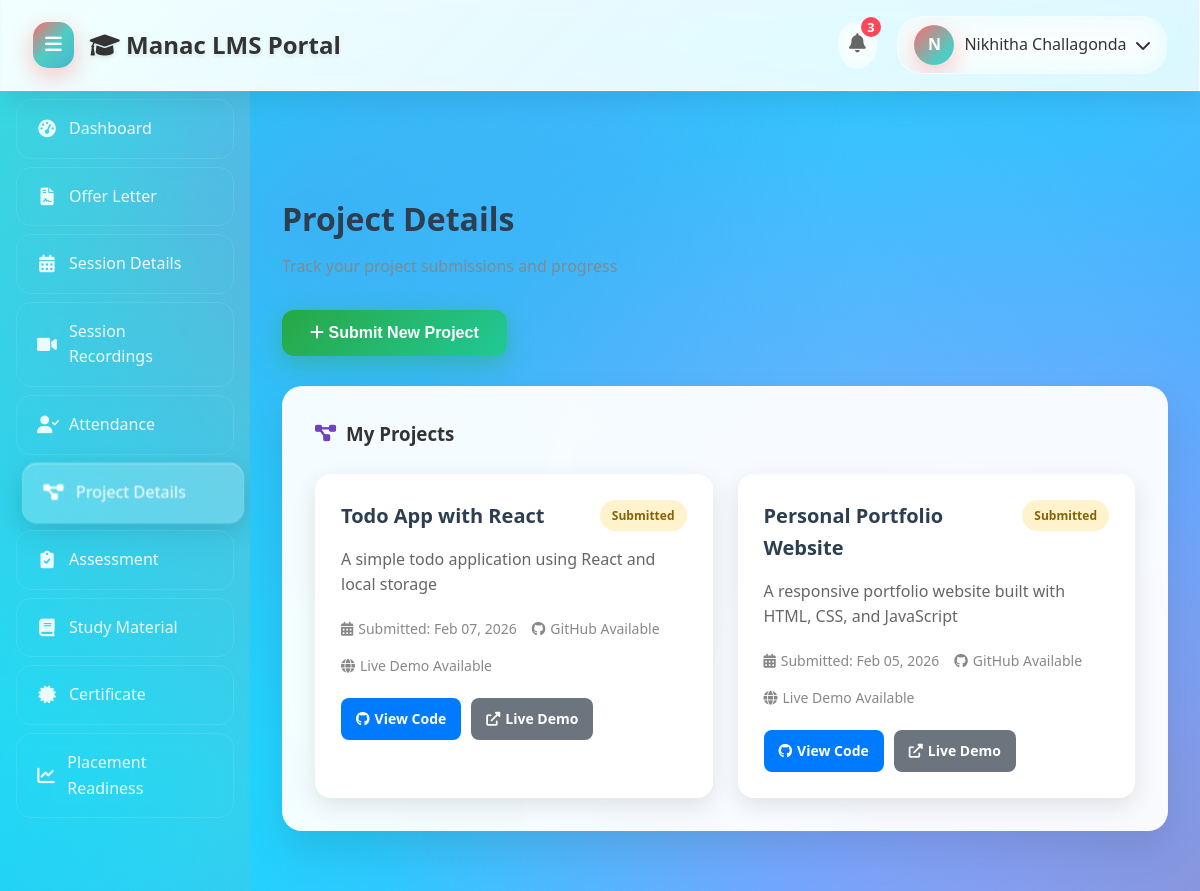
The page /project-details/ (signed in) on the database as committed earlier.
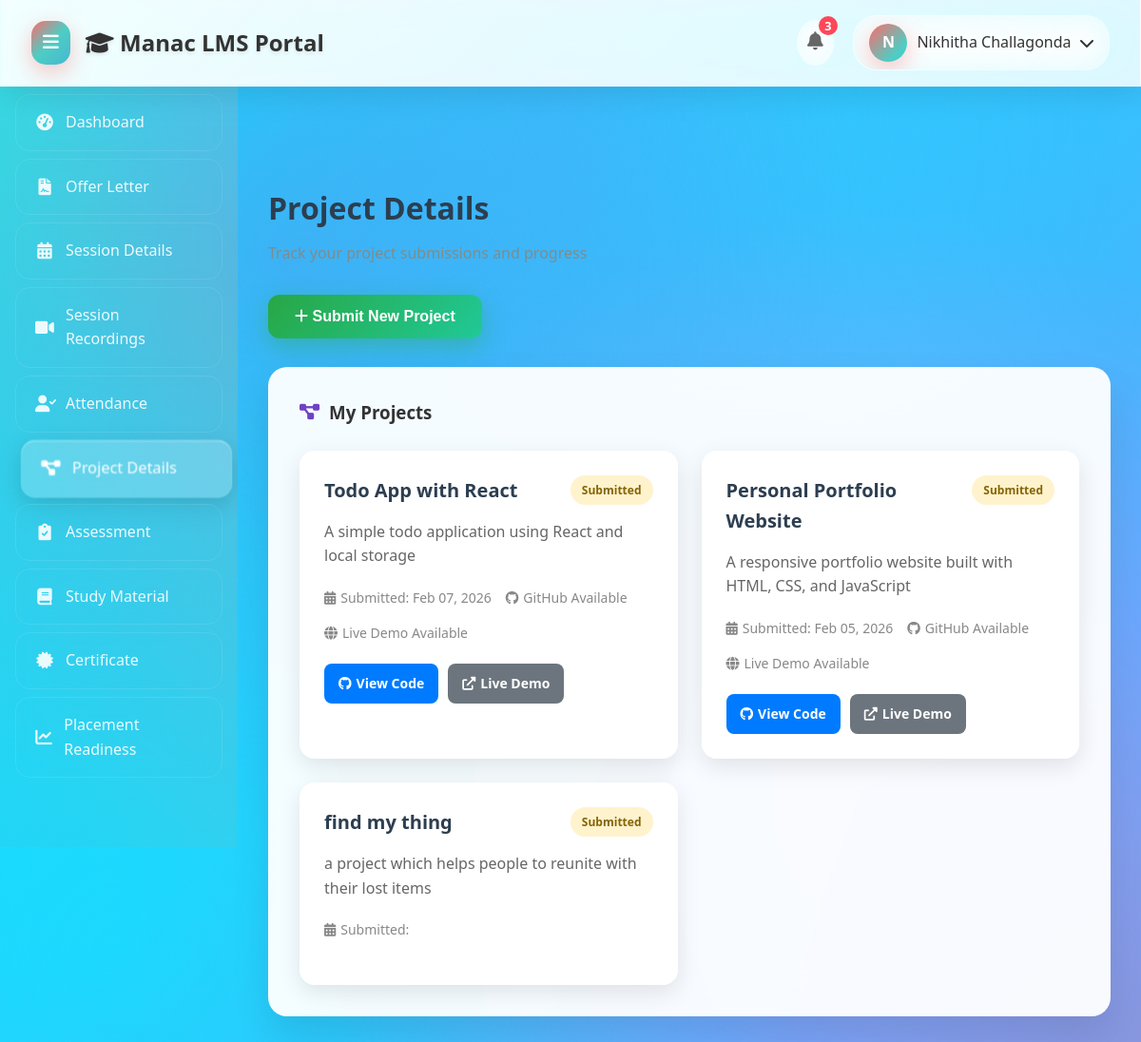
The same page on the database as committed later.
### lms/models.py (models this page shows, shortened)
class Project(models.Model):
    student = models.ForeignKey(Student, on_delete=models.CASCADE)
    title = models.CharField(max_length=200)
    description = models.TextField()
    github_url = models.URLField(blank=True)
    live_demo_url = models.URLField(blank=True)
    technologies = models.CharField(max_length=500, blank=True)
    status = models.CharField(max_length=20, choices=[
        ('in_progress', 'In Progress'),
        ('completed', 'Completed'),
        ('submitted', 'Submitted')
    ], default='in_progress')
    submitted_at = models.DateTimeField(null=True, blank=True)
    created_at = models.DateTimeField(default=timezone.now)
    updated_at = models.DateTimeField(auto_now=True)

### lms/views.py (the view)
# urls.py: path('project-details/', views.project_details, name='project_details'),
@login_required
def project_details(request):
    student = get_object_or_404(Student, user=request.user)
    projects = Project.objects.filter(student=student).order_by('-submitted_at')
    context = {'projects': projects, 'student': student}
    return render(request, 'lms/project_details.html', context)

### lms/templates/lms/project_details.html (shortened to what the changed rows need)
<!DOCTYPE html>
<html lang="en">
<head>
    <link rel="stylesheet" href="https://cdnjs.cloudflare.com/ajax/libs/font-awesome/6.0.0/css/all.min.css">
</head>
<body>
    <div class="header">
        <div class="header-left">
            <h2><i class="fas fa-graduation-cap"></i> Manac LMS Portal</h2>
        </div>
    </div>
    <div class="container">
        <div class="main-content" id="main-content">
            <div class="content-header">
                <h2>Project Details</h2>
            </div>
            <div class="card">
                <div class="project-grid">
                    {% for project in projects %}
                    <div class="project-card">
                        <div class="project-header">
                            <h4 class="project-title">{{ project.title }}</h4>
                            <span class="project-status">Submitted</span>
                        </div>
                        <p class="project-description">{{ project.description|truncatechars:150 }}</p>
                        <div class="project-meta">
                            <span class="meta-item">
                                <i class="fas fa-calendar-alt"></i>
                                Submitted: {{ project.submitted_at|date:"M d, Y" }}
                            </span>
                            {% if project.github_url %}
                            <span class="meta-item">
                                <i class="fab fa-github"></i>
                                GitHub Available
                            </span>
                            {% endif %}
                            {% if project.live_demo_url %}
                            <span class="meta-item">
                                <i class="fas fa-globe"></i>
                                Live Demo Available
                            </span>
                            {% endif %}
                        </div>
                        <div class="project-links">
                            {% if project.github_url %}
                            <a href="{{ project.github_url }}" target="_blank" class="project-link">
                                <i class="fab fa-github"></i> View Code
                            </a>
                            {% endif %}
                            {% if project.live_demo_url %}
                            <a href="{{ project.live_demo_url }}" target="_blank" class="project-link secondary">
                                <i class="fas fa-external-link-alt"></i> Live Demo
                            </a>
                            {% endif %}
                        </div>
                    </div>
                    {% endfor %}
                </div>
            </div>
        </div>
    </div>
</body>
</html>

Rows that differ between the two databases and show on the page:
added Project: title "find my thing", description "a project which helps people to reunite with their lost items"
